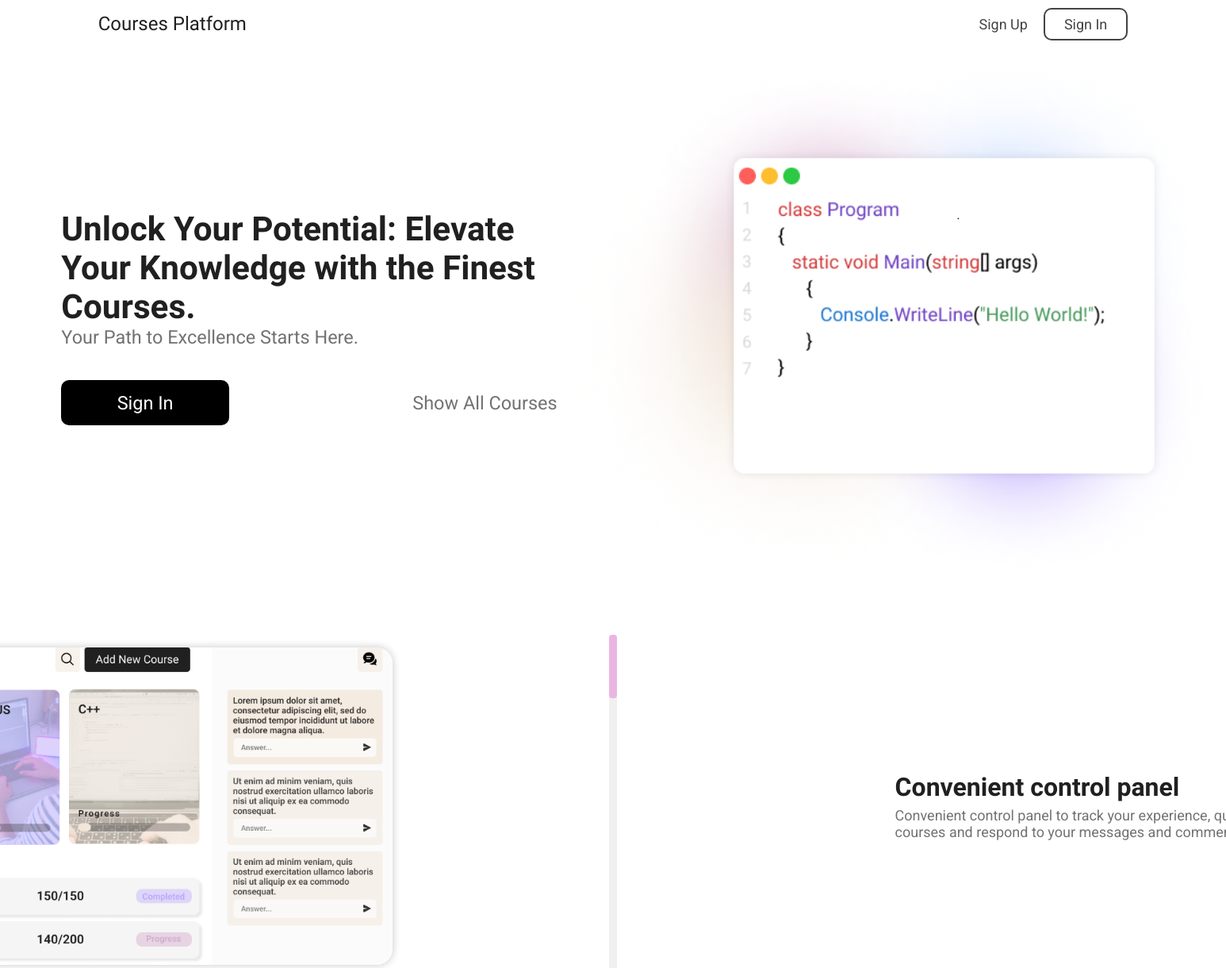
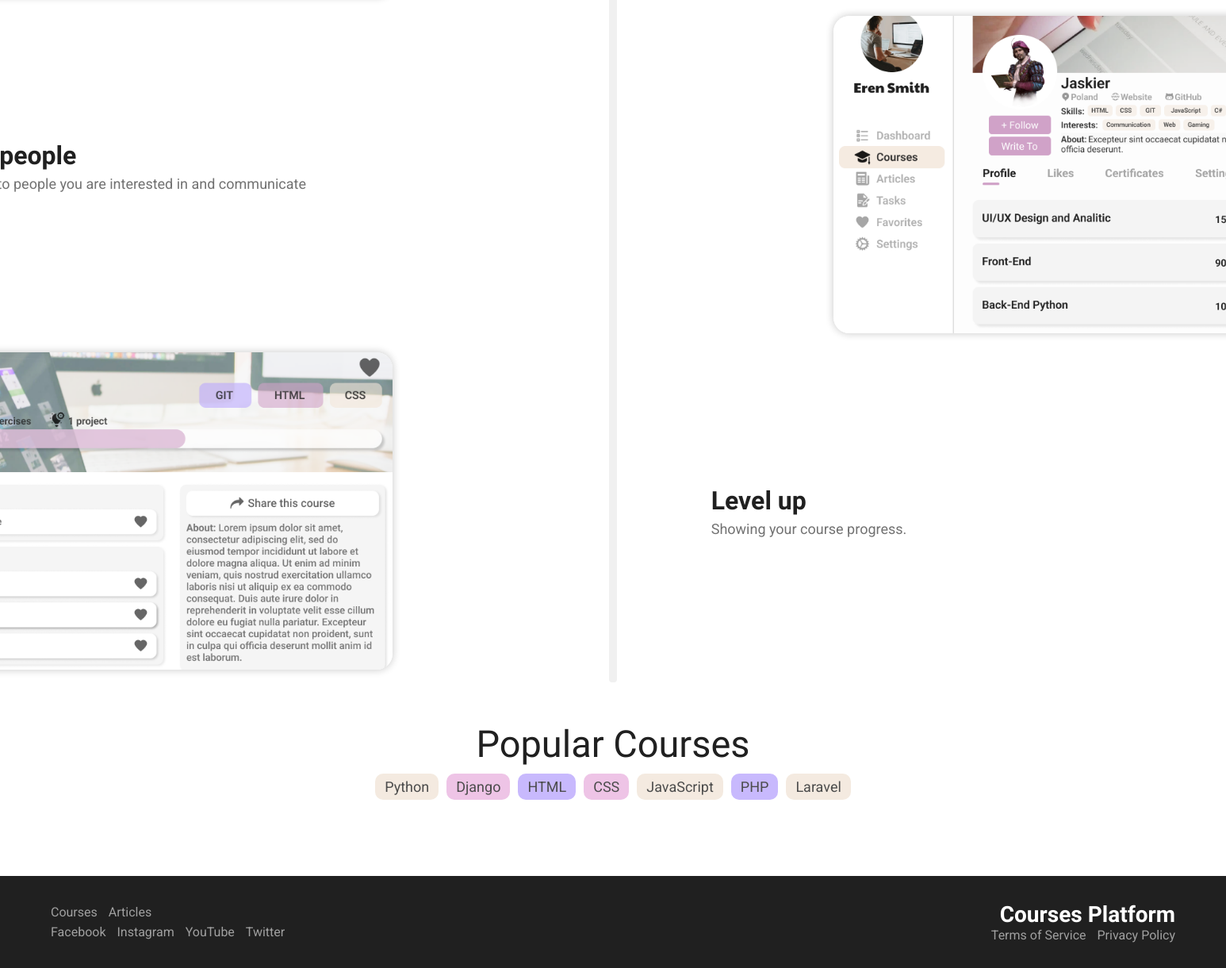
The page / on the database its author committed (2 pictures, top to bottom).
### course/models.py (models this page shows, shortened)
class Tag(models.Model):
    name = models.CharField(max_length=100)

### user/views/main.py (the view)
# urls.py: path('', main.dashboard, name='dashboard'),
def dashboard(request):
    if request.user.is_authenticated:
        courses = UserTaskProgress.objects.filter(user=request.user)
        context = {
            'courses': courses,
        }
        return render(request, 'auth/dashboard.html', context)
    else:
        tags = Tag.objects.filter(course__isnull=False).distinct()
        return render(request, 'auth/index.html', {
            'tags': tags,
        })

### user/templates/auth/index.html (shortened to what this page needs)
{% include 'main.html' %}
{% block title %}
    <link rel="stylesheet" href="/static/css/index.css">
{% endblock title %}
{% block content %}
<div class="content">
    <header class="header">
        <div class="header__left">
            <a href="/">Courses  Platform</a>
        </div>
        <div class="header__right">
            <a href="{% url 'auth:sign-up' %}">Sign Up</a>
            <a href="{% url 'auth:sign-in' %}">Sign In</a>
        </div>
    </header>
    <div class="intro">
        <div class="intro__right">
            <h2>Unlock Your Potential: Elevate Your Knowledge with the Finest Courses.</h2>
            <p>Your Path to Excellence Starts Here.</p>
            <div class="intro__right__buttons">
                <a href="{% url 'auth:sign-in' %}" class="btn">Sign In</a>
                <a href="/courses">Show All Courses</a>
            </div>
        </div>
        <div class="intro__left">
            <img src="/static/media/index/rightback.png" alt="back">
            <div class="intro__left__code">
                <img src="/static/media/index/code.png" alt="code" />
            </div>
        </div>
    </div>
    <div class="about">
        <div class="about__content">
            <div class="about__content__line">
                <span class="about__content__line__draw"></span>
            </div>
            <div class="about__content__left">
                <div class="card card1">
                    <img src="/static/media/index/image1.png" alt="image 1" >
                </div>
                <div class="card__desc">
                    <h2>Convenient control panel</h2>
                    <p>Convenient control panel to track your experience, quickly access courses and respond to your messages and comments.</p>
                </div>
            </div>
            <div class="about__content__right">
                <div class="card__desc">
                    <h2>Find other people</h2>
                    <p>You can subscribe to people you are interested in and communicate with them.</p>
                </div>
                <div class="card card2">
                    <img src="/static/media/index/image3.png" alt="image 2">
                </div>
            </div>
            <div class="about__content__left">
                <div class="card card3">
                    <img src="/static/media/index/image2.png" alt="image 3">
                    <div class="card__desc">Level up</div>
                </div>
                <div class="card__desc">
                    <h2>Level up</h2>
                    <p>Showing your course progress.</p>
                </div>
            </div>
        </div>
    </div>
</div>
<div class="collection">
    <div class="title">Popular Courses</div>
   <div class="collection__titles">
    {% for tag in tags %}
        <div class="tag" style="background-color: {% if forloop.counter|divisibleby:3 %}#BBA8FD{% elif forloop.counter|divisibleby:2 %}#EAB6E1{% else %}#F2E6D9{% endif %}">
            {{ tag.name }}
        </div>
    {% endfor %}
   </div>
   <div class="page__content__courses" id='ShowAllCourses'></div>
</div>
<footer class="footer">
    <div class="footer__left">
        <div class="">
            <a href="/courses">Courses</a>
            <a href="/articles">Articles</a>
        </div>
        <div class="">
            <a href="">Facebook</a>
            <a href="">Instagram</a>
            <a href="">YouTube</a>
            <a href="">Twitter</a>
        </div>
    </div>
    <div class="footer__right">
        <div class="">
            <h2>Courses Platform</h2>
        </div>
        <div class="">
            <a href="/terms-of-service">Terms of Service</a>
            <a href="/privacy-policy">Privacy Policy</a>
        </div>
    </div>
</footer>
{% endblock content %}

### static/css/main.css (style rules this page uses)
* { box-sizing: border-box; padding: 0; margin: 0; text-decoration: none; outline: none; border: none; }
body { background-color: var(--white); color: var(--primary); font-size: 18px; font-family: var(--Roboto); overflow-x: hidden; }
a { color: rgb(20,20,20,.9); }
.btn { padding: 14px 16px; border-radius: 10px; background-color: var(--black); color: var(--white); font-size: 18px; cursor: pointer; }
a, button, input, textarea, select, textarea { transition: all .3s linear; }

### static/css/variables.css (style rules this page uses)
:root { --black: #000; --white: #fff; --primary: #202020; --lightYellow: #F2E6D9; --pink: #EAB6E1; --violet: #BBA8FD; --lilac: #DDC1EA; --lightBlue: #F3F8FF; --blue: #DEECFF; --lightViolet: #C6CFFF; --lightLilac: #E8D3FF; --Roboto: 'Roboto', sans-serif; --PaytoneOne: 'Paytone One', sans-serif; }

### rows shown on the page
Tag: name "Python"
Tag: name "Django"
Tag: name "HTML"
Tag: name "CSS"
Tag: name "JavaScript"
Tag: name "PHP"
Tag: name "Laravel"
